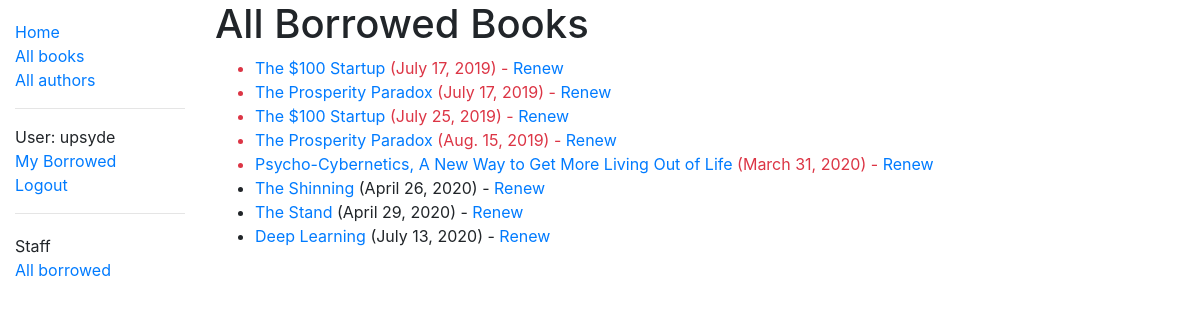
The page /catalog/borrowed/ (signed in) on the database its author committed.
### catalog/models.py (models this page shows, shortened)
class BookInstance(models.Model):
    id = models.UUIDField(
        primary_key=True,
        default=uuid.uuid4,
        help_text="Unique ID for this particular book across whole library",
    )
    book = models.ForeignKey("Book", on_delete=models.SET_NULL, null=True)
    imprint = models.CharField(max_length=200)
    due_back = models.DateField(null=True, blank=True)
    book_borrower = models.ForeignKey(
        User, on_delete=models.SET_NULL, null=True, blank=True
    )
    book_quality = models.CharField(max_length=200)
    LOAN_STATUS = (
        ("m", "Maintenance"),
        ("o", "On loan"),
        ("a", "Available"),
        ("r", "Reserved"),
    )
    status = models.CharField(
        max_length=1,
        choices=LOAN_STATUS,
        blank=True,
        default="m",
        help_text="Book availability",
    )
    class Meta:
        ordering = ["due_back"]
        permissions = (("can_mark_returned", "Set book as returned"),)
    @property
    def is_overdue(self):
        if self.due_back and date.today() > self.due_back:
            return True
        return False

class Book(models.Model):
    title = models.CharField(max_length=200)
    author = models.ForeignKey("Author", on_delete=models.SET_NULL, null=True)
    summary = models.TextField(
        max_length=1000, help_text="Enter a brief description of the book"
    )
    isbn = models.CharField(
        "ISBN",
        max_length=13,
        help_text="13 Character"
        ' <a href="https://www.isbn-international.org/content/what-isbn">'
        "ISBN number</a>",
    )
    genre = models.ManyToManyField(
        Genre, help_text="Select a genre for this book"
    )
    book_language = models.ForeignKey(
        "BookLanguage", on_delete=models.SET_NULL, null=True
    )
    def display_genre(self):
        """Create a string for the Genre.
        This is required to display genre in Admin."""
        return ", ".join(genre.name for genre in self.genre.all()[:3])
    display_genre.short_description = "Genre"

### catalog/views.py (the view)
class AllLoanedBooksListView(PermissionRequiredMixin, generic.ListView):
    model = BookInstance
    permission_required = "catalog.can_mark_returned"
    template_name = "catalog/bookinstance_list_borrowed_all.html"
    paginate_by = 10
    def get_queryset(self):
        return BookInstance.objects.filter(status__exact="o").order_by(
            "due_back"
        )

### catalog/templates/catalog/bookinstance_list_borrowed_all.html
{% extends "base_generic.html" %}
{% block content %}
<h1>All Borrowed Books</h1>
{% if bookinstance_list %}
<ul>
  {% for bookinst in bookinstance_list %}
  <li class="{% if bookinst.is_overdue %}text-danger{% endif %}">
    <a href="{% url 'book-detail' bookinst.book.pk %}">{{bookinst.book.title}}</a> ({{ bookinst.due_back }})
    {% if perms.catalog.can_mark_returned %}- <a href="{% url 'renew-book-librarian' bookinst.id %}">Renew</a>
    {% endif %}
  </li>
  {% endfor %}
</ul>
{% else %}
<p>There are no books borrowed.</p>
{% endif %}
{% endblock %}

### catalog/templates/base_generic.html (shortened to what this page needs)
<!DOCTYPE html>
<html lang="en">
<head>
  <link rel="stylesheet" href="https://stackpath.bootstrapcdn.com/bootstrap/4.1.3/css/bootstrap.min.css"
>
  {% load static %}
  <link rel="stylesheet" href="{% static 'css/styles.css' %}">
</head>
<body>
  <div class="container-fluid">
    <div class="row">
      <div class="col-sm-2">
        {% block sidebar %}
        <ul class="sidebar-nav">
          <li><a href="{% url 'index' %}">Home</a></li>
          <li><a href="{% url 'books' %}">All books</a></li>
          <li><a href="{% url 'authors' %}">All authors</a></li>
          <hr>
          {% if user.is_authenticated %}
          <li>User: {{ user.get_username }}</li>
          <li><a href="{% url 'my-borrowed' %}">My Borrowed</a></li>
          <li><a href="{% url 'logout'%}?next={{request.path}}">Logout</a></li>
          {% else %}
          <li><a href="{% url 'login'%}?next={{request.path}}">Login</a></li>
          {% endif %}
          <hr>
          <ul class="sidebar-nav">
            {% if perms.catalog.can_mark_returned %}
            <li>Staff</li>
            <li><a href="{% url 'all-borrowed' %}">All borrowed</a></li>
            {% endif %}
          </ul>
        </ul>
        {% endblock %}
      </div>
      <div class="col-sm-10 ">{% block content %}{% endblock %}</div>
    </div>
  </div>
</body>
</html>

### catalog/static/css/styles.css (style rules this page uses)
.sidebar-nav { margin-top: 20px; padding: 0; list-style: none; }

### rows shown on the page
BookInstance: book "The $100 Startup", due_back "July 17, 2019"
BookInstance: book "The Prosperity Paradox", due_back "July 17, 2019"
BookInstance: book "The $100 Startup", due_back "July 25, 2019"
BookInstance: book "The Prosperity Paradox", due_back "Aug. 15, 2019"
BookInstance: book "Psycho-Cybernetics, A New Way to Get More Living Out of Life", due_back "March 31, 2020"
BookInstance: book "The Shinning", due_back "April 26, 2020"
BookInstance: book "The Stand", due_back "April 29, 2020"
BookInstance: book "Deep Learning", due_back "July 13, 2020"

### other values the page prints
{{ user.get_username }} "upsyde"
